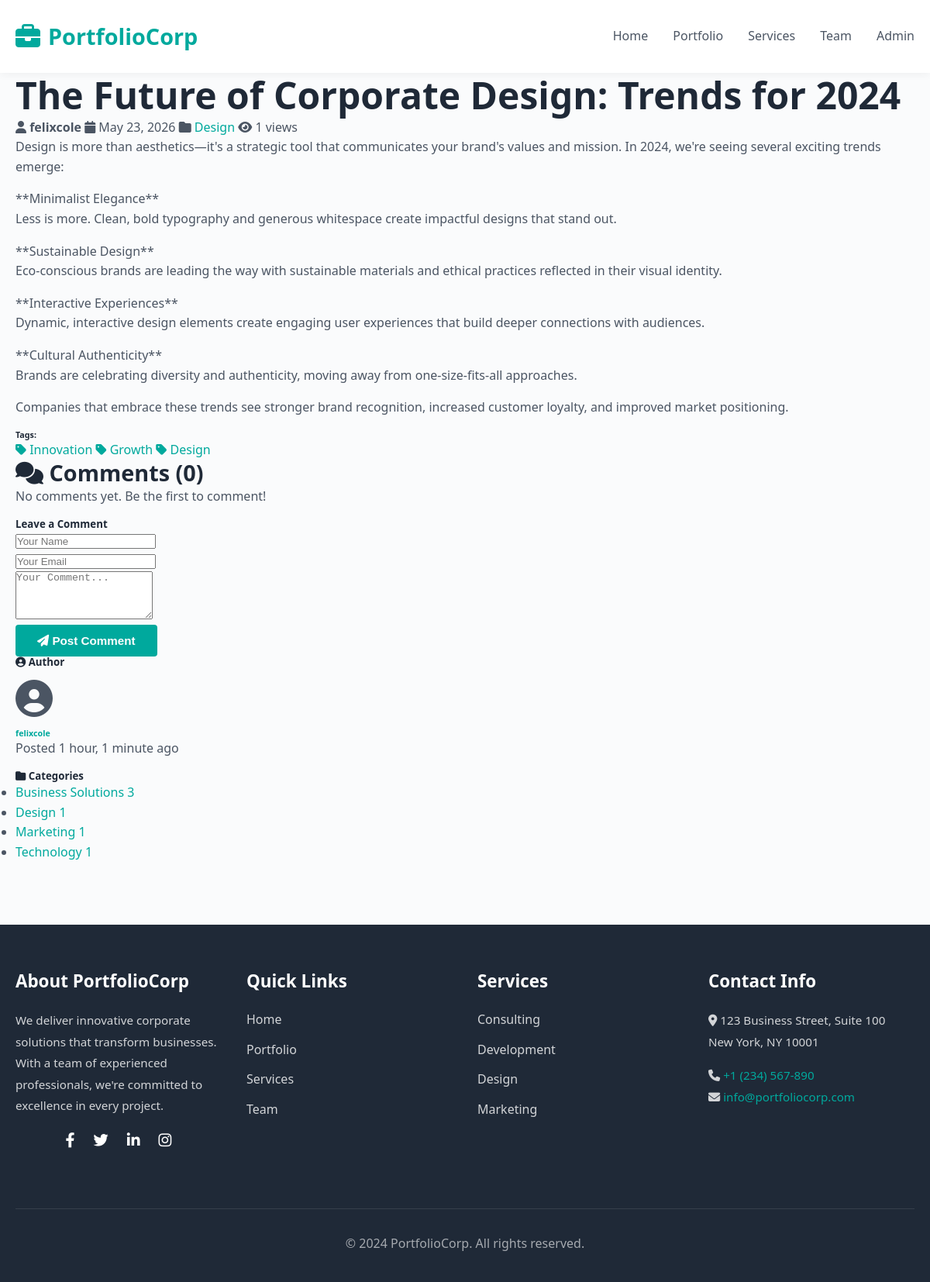
The page /post/the-future-of-corporate-design-trends-for-2024/ on the database its author committed.
### blog/models.py (models this page shows, shortened)
class Post(models.Model):
    STATUS_CHOICES = (
        ('draft', 'Draft'),
        ('published', 'Published'),
    )
    title = models.CharField(max_length=200)
    slug = models.SlugField(max_length=200, unique=True)
    author = models.ForeignKey(User, on_delete=models.CASCADE, related_name='blog_posts')
    category = models.ForeignKey(Category, on_delete=models.SET_NULL, null=True, related_name='posts')
    content = models.TextField()
    excerpt = models.TextField(max_length=500, blank=True)
    featured_image = models.ImageField(upload_to='blog_images/%Y/%m/%d/', null=True, blank=True)
    status = models.CharField(max_length=10, choices=STATUS_CHOICES, default='draft')
    created_at = models.DateTimeField(auto_now_add=True)
    updated_at = models.DateTimeField(auto_now=True)
    published_at = models.DateTimeField(null=True, blank=True)
    views_count = models.IntegerField(default=0)
    class Meta:
        ordering = ['-published_at', '-created_at']
        indexes = [
            models.Index(fields=['-published_at']),
            models.Index(fields=['slug']),
        ]
    def save(self, *args, **kwargs):
        if self.status == 'published' and not self.published_at:
            self.published_at = timezone.now()
        elif self.status == 'draft':
            self.published_at = None
        super().save(*args, **kwargs)

class Category(models.Model):
    name = models.CharField(max_length=100, unique=True)
    slug = models.SlugField(max_length=100, unique=True)
    description = models.TextField(blank=True)
    created_at = models.DateTimeField(auto_now_add=True)
    class Meta:
        verbose_name_plural = "Categories"
        ordering = ['name']
    def get_absolute_url(self):
        return reverse('blog:category-posts', kwargs={'slug': self.slug})

class PostTag(models.Model):
    post = models.ForeignKey(Post, on_delete=models.CASCADE, related_name='tags')
    tag = models.ForeignKey(Tag, on_delete=models.CASCADE)
    class Meta:
        unique_together = ('post', 'tag')

class Tag(models.Model):
    name = models.CharField(max_length=50, unique=True)
    slug = models.SlugField(max_length=50, unique=True)
    def get_absolute_url(self):
        return reverse('blog:tag-posts', kwargs={'slug': self.slug})

### blog/views.py (the view)
# urls.py: path('post/<slug:slug>/', views.post_detail, name='post-detail'),
def post_detail(request, slug):
    post = get_object_or_404(Post, slug=slug, status='published')
    post.views_count += 1
    post.save()
    approved_comments = post.comments.filter(is_approved=True)
    categories = Category.objects.all()
    related_posts = Post.objects.filter(
        category=post.category,
        status='published'
    ).exclude(id=post.id)[:3]
    context = {
        'post': post,
        'comments': approved_comments,
        'categories': categories,
        'related_posts': related_posts,
    }
    return render(request, 'blog/post_detail.html', context)

### blog/templates/blog/post_detail.html (shortened to what this page needs)
{% extends 'base.html' %}
{% block content %}
<div class="container mt-5">
    <div class="row">
        <div class="col-md-8">
            <div class="article-header">
                <h1>{{ post.title }}</h1>
                <div class="article-meta">
                    <i class="fas fa-user"></i> <strong>{{ post.author.get_full_name|default:post.author.username }}</strong>
                    <span class="ms-3"><i class="fas fa-calendar"></i> {{ post.published_at|date:"F d, Y" }}</span>
                    <span class="ms-3"><i class="fas fa-folder"></i> <a href="{{ post.category.get_absolute_url }}">{{ post.category.name }}</a></span>
                    <span class="views-count"><i class="fas fa-eye"></i> {{ post.views_count }} views</span>
                </div>
            </div>
            <article class="article-content">
                {{ post.content|linebreaks }}
                {% if post.tags.all %}
                <div class="mt-5 pt-4 border-top">
                    <h6>Tags:</h6>
                    {% for posttag in post.tags.all %}
                        <a href="{{ posttag.tag.get_absolute_url }}" class="tag-badge">
                            <i class="fas fa-tag"></i> {{ posttag.tag.name }}
                        </a>
                    {% endfor %}
                </div>
                {% endif %}
            </article>
            <div class="comments-section">
                <h3><i class="fas fa-comments"></i> Comments ({{ comments|length }})</h3>
                {% if comments %}
                    <div class="mt-4">
                        {% for comment in comments %}
                        <div class="comment">
                            <div class="comment-author">{{ comment.author }}</div>
                            <div class="comment-date"><i class="fas fa-calendar-alt"></i> {{ comment.created_at|date:"F d, Y \a\t g:i A" }}</div>
                            <div>{{ comment.content }}</div>
                        </div>
                        {% endfor %}
                    </div>
                {% else %}
                    <p class="text-muted mt-3">No comments yet. Be the first to comment!</p>
                {% endif %}
                <div class="mt-5 pt-4 border-top">
                    <h5>Leave a Comment</h5>
                    <form method="post" class="mt-3">
                        <div class="mb-3">
                            <input type="text" name="author" class="form-control" placeholder="Your Name" required>
                        </div>
                        <div class="mb-3">
                            <input type="email" name="email" class="form-control" placeholder="Your Email" required>
                        </div>
                        <div class="mb-3">
                            <textarea name="content" class="form-control" rows="4" placeholder="Your Comment..." required></textarea>
                        </div>
                        <button type="submit" class="btn btn-primary">
                            <i class="fas fa-paper-plane"></i> Post Comment
                        </button>
                    </form>
                </div>
            </div>
        </div>
        <div class="col-md-4">
            <div class="sidebar mb-4">
                <h5><i class="fas fa-user-circle"></i> Author</h5>
                <div class="text-center mb-3">
                    <div style="font-size: 3rem; color: var(--secondary-color);"><i class="fas fa-user-circle"></i></div>
                    <h6 class="mt-3" style="color: var(--primary-color);">{{ post.author.get_full_name|default:post.author.username }}</h6>
                    <p class="text-muted small">Posted {{ post.published_at|timesince }} ago</p>
                </div>
            </div>
            <div class="sidebar">
                <h5><i class="fas fa-folder"></i> Categories</h5>
                <ul class="category-list">
                    {% for category in categories %}
                    <li>
                        <a href="{{ category.get_absolute_url }}">
                            {{ category.name }}
                            <span class="float-end badge bg-secondary">{{ category.posts.count }}</span>
                        </a>
                    </li>
                    {% endfor %}
                </ul>
            </div>
        </div>
    </div>
</div>
{% endblock %}

### static/css/style.css (style rules this page uses)
:root { --primary-color: #00A99D; --primary-dark: #008B8A; --accent-color: #FF6B6B; --light-color: #F5F7FA; --dark-color: #1F2937; --text-color: #4B5563; --border-color: #E5E7EB; --white: #FFFFFF; }
* { margin: 0; padding: 0; box-sizing: border-box; }
html { scroll-behavior: smooth; }
body { font-family: 'Segoe UI', Tahoma, Geneva, Verdana, sans-serif; color: var(--text-color); background-color: #FAFBFC; line-height: 1.6; }
h1, h2, h3, h4, h5, h6 { color: var(--dark-color); font-weight: 700; line-height: 1.2; }
h1 { font-size: 3rem; }
h3 { font-size: 1.8rem; }
p { margin-bottom: 1rem; }
a { color: var(--primary-color); text-decoration: none; transition: color 0.3s ease; }
.btn, button { padding: 12px 28px; border: none; border-radius: 4px; font-weight: 600; cursor: pointer; transition: all 0.3s ease; text-decoration: none; display: inline-block; font-size: 0.95rem; }
.btn-primary { background-color: var(--primary-color); color: var(--white); }
.container { max-width: 1200px; margin: 0 auto; padding: 0 20px; }

### rows shown on the page
Post: title "The Future of Corporate Design: Trends for 2024", author.get_full_name "felixcole", published_at "May 23, 2026", category.name "Design", views_count "1", content "Design is more than aesthetics—it's a strategic tool that communicates your brand's values and mission. In 2024, we're seeing several exciting trends emerge: **Minimalist Elegance** Less is more. Clean, bold typography and generous whitespace create impactful designs that stand out. **Sustainable Design** Eco-conscious brands are leading the way with sustainable materials and ethical practices reflected in their visual identity. **Interactive Experiences** Dynamic, interactive design elements create engaging user experiences that build deeper connections with audiences. **Cultural Authenticity** Brands are celebrating diversity and authenticity, moving away from one-size-fits-all…", published_at "1 hour, 1 minute"
PostTag: tag.name "Innovation"
PostTag: tag.name "Growth"
PostTag: tag.name "Design"
Category: name "Business Solutions", posts.count "3"
Category: name "Design", posts.count "1"
Category: name "Marketing", posts.count "1"
Category: name "Technology", posts.count "1"

### other values the page prints
{{ comments|length }} "0"
